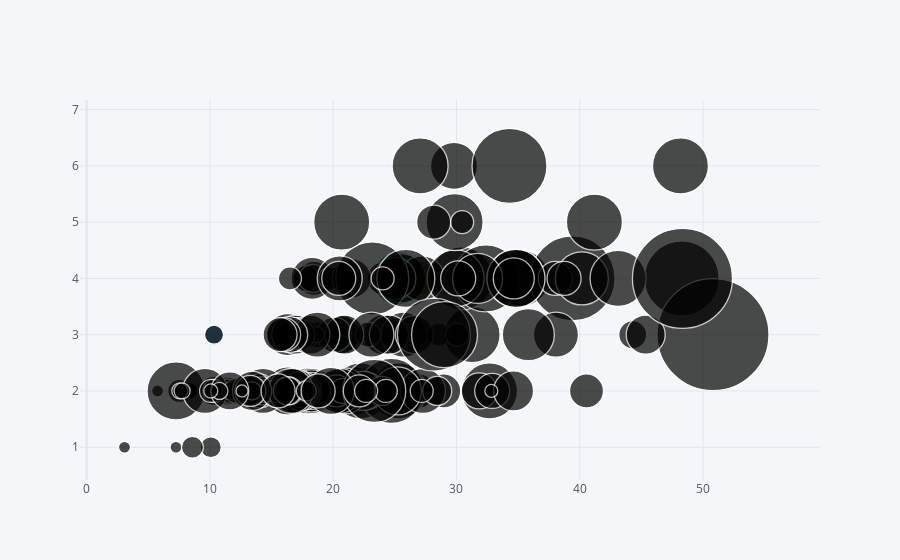

Here is the notebook cell this chart was saved with:
### Markdown cell above
Bubblechart — разновидность диаграммы рассеяния (scatterplot), в которой используются три параметра. Третий параметр влияет на размер маркера, который показывает связь между значениями переменных, отложенных на оси абсцисс и оси ординат:

### Code cell
df.iplot(kind = 'bubble', x = 'total_bill', y = 'size', size = 'tip')

### Figure 1 — Plotly figure (JSON) as saved in the notebook; plotly's stock layout.template omitted (floating-point values rounded to 4 significant figures; data arrays with more than 128 entries replaced by an {"elided": "..."} marker saying what was removed)
{"data": [{"marker": {"color": ["rgb(255, 153, 51)", "rgb(55, 128, 191)", "rgb(50, 171, 96)", "rgb(128, 0, 128)", "rgb(219, 64, 82)", "rgb(0, 128, 128)", "rgb(255, 255, 51)", "rgb(128, 128, 0)", "rgb(251, 128, 114)", "rgb(128, 177, 211)"], "line": {"width": 1.3}, "size": {"elided": "244 int values"}, "symbol": "circle"}, "mode": "markers", "text": "", "type": "scatter", "x": {"elided": "244 float values"}, "y": {"elided": "244 int values"}}], "layout": {"legend": {"bgcolor": "#F5F6F9", "font": {"color": "#4D5663"}}, "paper_bgcolor": "#F5F6F9", "plot_bgcolor": "#F5F6F9", "title": {"font": {"color": "#4D5663"}}, "xaxis": {"gridcolor": "#E1E5ED", "showgrid": true, "tickfont": {"color": "#4D5663"}, "title": {"font": {"color": "#4D5663"}, "text": ""}, "zerolinecolor": "#E1E5ED"}, "yaxis": {"gridcolor": "#E1E5ED", "showgrid": true, "tickfont": {"color": "#4D5663"}, "title": {"font": {"color": "#4D5663"}, "text": ""}, "zerolinecolor": "#E1E5ED"}}}
